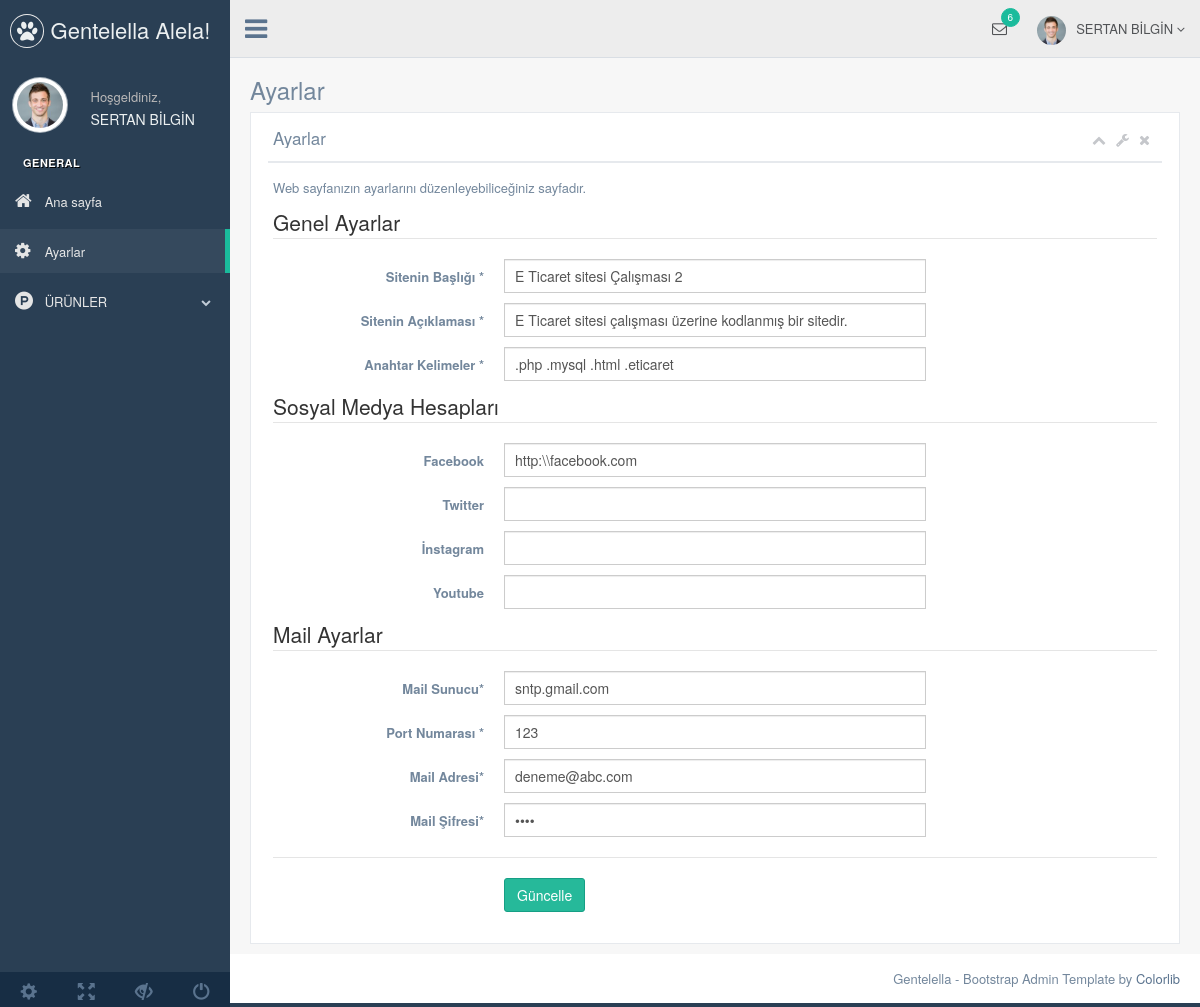
Page /final/yönet/ayar.php (signed in) on the committed database.
### tables this page shows
CREATE TABLE `ayar_tablosu` (
  `ayar_id` int NOT NULL,
  `ayar_baslik` varchar(100) NOT NULL,
  `ayar_description` varchar(255) NOT NULL,
  `ayar_keywords` varchar(255) NOT NULL,
  `ayar_facebook` varchar(150) NOT NULL,
  `ayar_twitter` varchar(150) NOT NULL,
  `ayar_instagram` varchar(150) NOT NULL,
  `ayar_youtube` varchar(150) NOT NULL,
  `ayar_msunucu` varchar(100) NOT NULL,
  `ayar_mport` int NOT NULL,
  `ayar_mkadi` varchar(100) NOT NULL,
  `ayar_msifre` varchar(20) NOT NULL
);

### final/yönet/baglan.php (called while the page is built, shortened)
<?php
 try {
    $db = new PDO("mysql:host=localhost;dbname=eticaret;charset=utf8","root", "");
} catch ( PDOException $e ){
    print $e->getMessage();
    exit;
}
$ayar=$db->query("SELECT * FROM ayar_tablosu")->fetch();
?>

### final/yönet/ayar.php (the view, shortened to what this page needs)
<?php
    include "ust.php";
 ?>
        <div class="right_col" role="main">
          <div class="">
            <div class="page-title">
              <div class="title_left">
                <h3>Ayarlar</h3>
              </div>
            </div>
            <div class="clearfix"></div>
            <div class="row">
              <div class="col-md-12 col-sm-12 col-xs-12">
                <div class="x_panel">
                  <div class="x_title">
                    <h2>Ayarlar </h2>
                    <ul class="nav navbar-right panel_toolbox">
                      <li><a class="collapse-link"><i class="fa fa-chevron-up"></i></a>
                      </li>
                      <li class="dropdown">
                        <a href="#" class="dropdown-toggle" data-toggle="dropdown" role="button" aria-expanded="false"><i class="fa fa-wrench"></i></a>
                      </li>
                      <li><a class="close-link"><i class="fa fa-close"></i></a>
                      </li>
                    </ul>
                    <div class="clearfix"></div>
                  </div>
                  <div class="x_content">
                    <form action ="ayar_guncelle.php" method="POST" class="form-horizontal form-label-left" novalidate>
                      <p>Web sayfanızın ayarlarını düzenleyebiliceğiniz sayfadır.
                      </p>
                      <span class="section">Genel Ayarlar</span>
                      <div class="item form-group">
                        <label class="control-label col-md-3 col-sm-3 col-xs-12" for="ayar_baslik">Sitenin Başlığı <span class="required">*</span>
                        </label>
                        <div class="col-md-6 col-sm-6 col-xs-12">
                          <input id="ayar_baslik" value="<?php echo $ayar['ayar_baslik'] ?>" class="form-control col-md-7 col-xs-12" data-validate-length-range="6" data-validate-words="2" name="ayar_baslik" placeholder="Buraya Sitenin Başlığını Giriniz" required="required" type="text">
                        </div>
                      </div>
                      <div class="item form-group">
                        <label class="control-label col-md-3 col-sm-3 col-xs-12" for="ayar_description">Sitenin Açıklaması <span class="required">*</span>
                        </label>
                        <div class="col-md-6 col-sm-6 col-xs-12">
                          <input id="ayar_description" value="<?php echo $ayar['ayar_description'] ?>" class="form-control col-md-7 col-xs-12" data-validate-length-range="6" data-validate-words="2" name="ayar_description" placeholder="Buraya Sitenin Açıklamasını Giriniz" required="required" type="text">
                        </div>
                      </div>
                      <div class="item form-group">
                        <label class="control-label col-md-3 col-sm-3 col-xs-12" for="ayar_keywords">Anahtar Kelimeler <span class="required">*</span>
                        </label>
                        <div class="col-md-6 col-sm-6 col-xs-12">
                          <input id="ayar_keywords" value="<?php echo $ayar['ayar_keywords'] ?>" class="form-control col-md-7 col-xs-12" data-validate-length-range="6" data-validate-words="2" name="ayar_keywords" placeholder="Buraya Sitenin Anahtar Kelimelerini Giriniz" required ="required" type="text">
                        </div>
                      </div>
                       <span class="section">Sosyal Medya Hesapları</span>
                      <div class="item form-group">
                        <label class="control-label col-md-3 col-sm-3 col-xs-12" for="ayar_facebook">Facebook
                        </label>
                        <div class="col-md-6 col-sm-6 col-xs-12">
                          <input id="ayar_facebook" value="<?php echo $ayar['ayar_facebook'] ?>" class="form-control col-md-7 col-xs-12" data-validate-length-range="6" data-validate-words="2" name="ayar_facebook"  type="text">
                        </div>
                      </div>
                      <div class="item form-group">
                        <label class="control-label col-md-3 col-sm-3 col-xs-12" for="ayar_twitter">Twitter
                        </label>
                        <div class="col-md-6 col-sm-6 col-xs-12">
                          <input id="ayar_twitter"  value="<?php echo $ayar['ayar_twitter'] ?>"class="form-control col-md-7 col-xs-12" data-validate-length-range="6" data-validate-words="2" name="ayar_twitter"  type="text">
                        </div>
                      </div>
                      <div class="item form-group">
                        <label class="control-label col-md-3 col-sm-3 col-xs-12" for="ayar_instagram">İnstagram
                        </label>
                        <div class="col-md-6 col-sm-6 col-xs-12">
                          <input id="ayar_instagram" value="<?php echo $ayar['ayar_instagram'] ?>" class="form-control col-md-7 col-xs-12" data-validate-length-range="6" data-validate-words="2" name="ayar_instagram"   type="text">
                        </div>
                      </div>
                      <div class="item form-group">
                        <label class="control-label col-md-3 col-sm-3 col-xs-12" for="ayar_youtube">Youtube
                        </label>
                        <div class="col-md-6 col-sm-6 col-xs-12">
                          <input id="ayar_youtube" value="<?php echo $ayar['ayar_youtube'] ?>" class="form-control col-md-7 col-xs-12" data-validate-length-range="6" data-validate-words="2" name="ayar_youtube" type="text">
                        </div>
                      </div>
                       <span class="section">Mail Ayarlar</span>
                      <div class="item form-group">
                        <label class="control-label col-md-3 col-sm-3 col-xs-12" for="ayar_msunucu">Mail Sunucu<span class="required">*</span>
                        </label>
                        <div class="col-md-6 col-sm-6 col-xs-12">
                          <input id="ayar_msunucu" value="<?php echo $ayar['ayar_msunucu'] ?>" class="form-control col-md-7 col-xs-12" data-validate-length-range="6" data-validate-words="2" name="ayar_msunucu" placeholder="Buraya Mail Sunucu Adresşnş Giriniz" required="required" type="text">
                        </div>
                      </div>
                      <div class="item form-group">
                        <label class="control-label col-md-3 col-sm-3 col-xs-12" for="ayar_mport">Port Numarası <span class="required">*</span>
                        </label>
                        <div class="col-md-6 col-sm-6 col-xs-12">
                          <input id="ayar_mport"  value="<?php echo $ayar['ayar_mport'] ?>"class="form-control col-md-7 col-xs-12" data-validate-length-range="6" data-validate-words="2" name="ayar_mport" placeholder="Buraya Portu Giriniz" required="required" type="text">
                        </div>
                      </div>
                      <div class="item form-group">
                        <label class="control-label col-md-3 col-sm-3 col-xs-12" for="ayar_mkadi">Mail Adresi<span class="required">*</span>
                        </label>
                        <div class="col-md-6 col-sm-6 col-xs-12">
                          <input id="ayar_mkadi"  value="<?php echo $ayar['ayar_mkadi'] ?>"class="form-control col-md-7 col-xs-12" data-validate-length-range="6" data-validate-words="2" name="ayar_mkadi" placeholder="Buraya Mail Adresini Giriniz" required="required" type="text">
                        </div>
                      </div>
                      <div class="item form-group">
                        <label class="control-label col-md-3 col-sm-3 col-xs-12" for="ayar_msifre">Mail Şifresi<span class="required">*</span>
                        </label>
                        <div class="col-md-6 col-sm-6 col-xs-12">
                          <input id="ayar_msifre" value="<?php echo $ayar['ayar_msifre'] ?>" class="form-control col-md-7 col-xs-12" data-validate-length-range="6" data-validate-words="2" name="ayar_msifre" placeholder="Buraya Mail Şifresini Giriniz" required="required" type="password">
                        </div>
                      </div>
                      <div class="ln_solid"></div>
                      <div class="form-group">
                        <div class="col-md-6 col-md-offset-3">
                          <button id="send" type="submit" class="btn btn-success">Güncelle</button>
                        </div>
                      </div>
                    </form>
                  </div>
                </div>
              </div>
            </div>
          </div>
        </div>
        <?php
            include "Alt.php";
        ?>

### rows in the picture
ayar_tablosu: ayar_baslik "E Ticaret sitesi Çalışması 2", ayar_description "E Ticaret sitesi çalışması üzerine kodlanmış bir sitedir.", ayar_keywords ".php .mysql .html .eticaret", ayar_facebook "http:\\\\facebook.com", ayar_msunucu "sntp.gmail.com", ayar_mport "123", ayar_mkadi "deneme@abc.com"

### other values in the picture
$_SESSION['kullanici_adsoyad'] "SERTAN BİLGİN"
